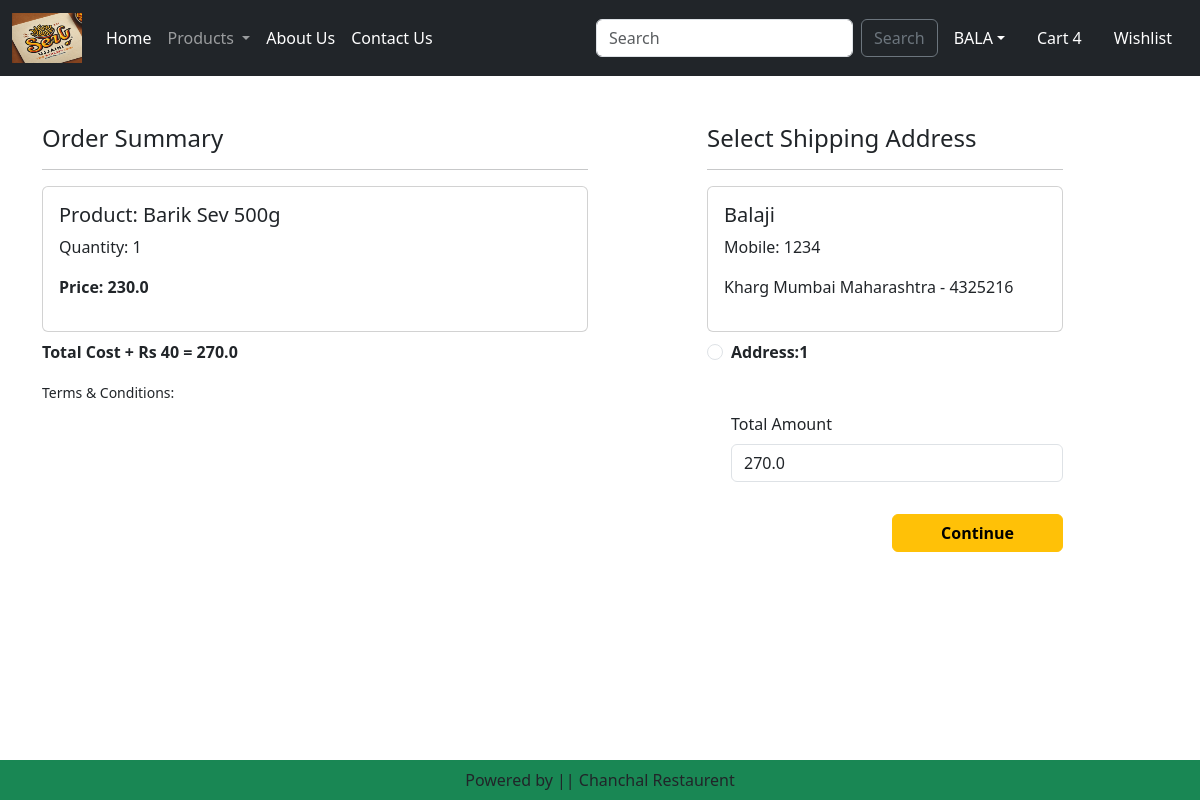
/checkout/ (signed in), run on an earlier commit of the app's database.
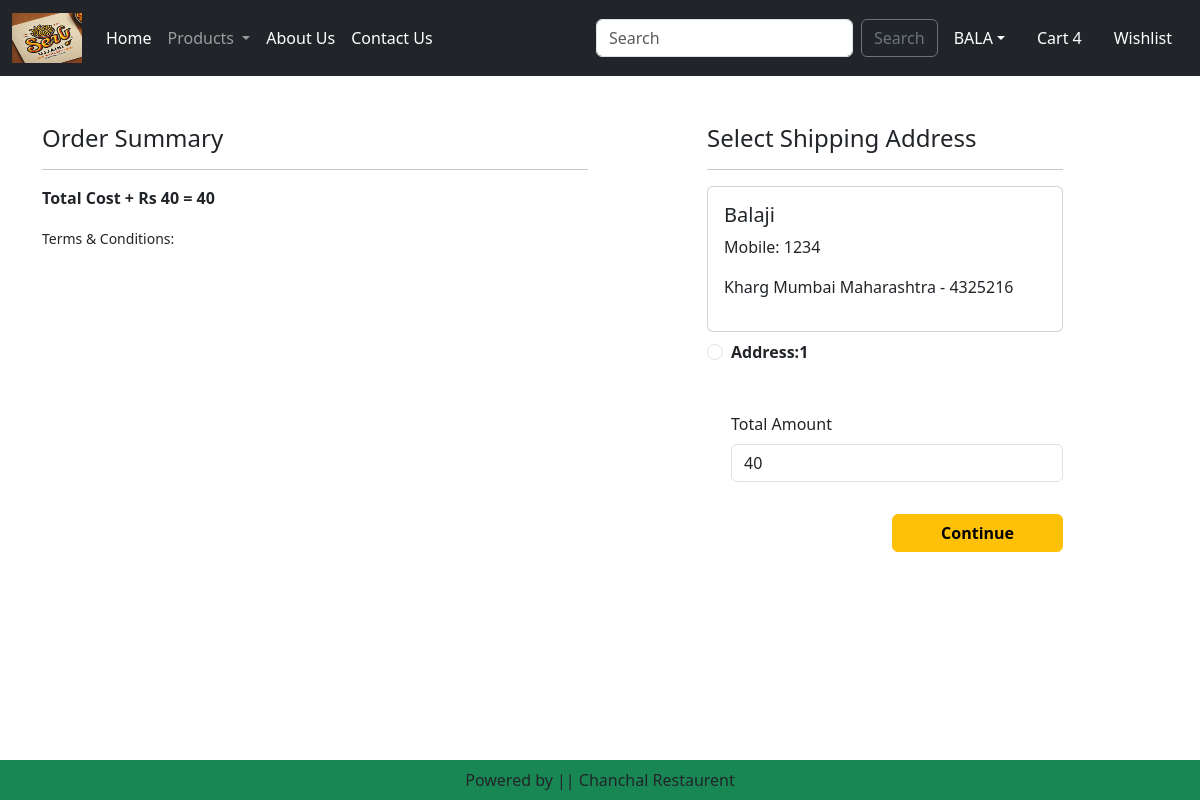
And on a later commit of the database.
### home/models.py (models this page shows, shortened)
class Cart(models.Model):
    product = models.ForeignKey(Product, on_delete=models.CASCADE)
    user = models.ForeignKey(User, on_delete=models.CASCADE)
    quantity = models.PositiveIntegerField(default=1)

class Product(models.Model):
    title = models.CharField(max_length=100)
    sp = models.FloatField()
    dp = models.FloatField()
    desc = models.TextField()
    composition = models.TextField(default='')
    prodapp = models.TextField(default='')
    category = models.CharField(choices=CATEGORY_CHOICES, max_length=2)
    product_image = models.ImageField(upload_to='product')

class Customer(models.Model):
    user = models.ForeignKey(User, on_delete=models.CASCADE)
    name = models.CharField(max_length=200)
    locality = models.CharField(max_length=200)
    city = models.CharField(max_length=50)
    mobile = models.PositiveIntegerField(default=0)
    zipcode = models.PositiveIntegerField()
    state = models.CharField(choices=STATE_CHOICES, max_length=100)

### home/views.py (the view)
# urls.py: path('checkout/', views.Check_out.as_view(), name='checkout'),
class Check_out(View):
    def get(self, request):
        user = request.user
        add = Customer.objects.filter(user=user)
        cart_items = Cart.objects.filter(user=user)
        famount = 0
        for p in cart_items:
            value = p.quantity * p.product.dp
            famount = famount + value
        totalamount = famount + 40
        return render(request, 'home/checkout.html', locals())

### home/templates/home/checkout.html (shortened to what this page needs)
{% extends 'home/base.html' %}
{% load static %}
{% block main-content %}
<div class="container">
    <div class="row mt-5">
        <div class="col-sm-6">
            <h4>Order Summary</h4>
            <hr>
            {% for item in cart_items %}
            <div class="card mb-2">
                <div class="card-body">
                    <h5>Product: {{item.product.title}}</h5>
                    <p>Quantity: {{item.quantity}}</p>
                    <p class="fw-bold">Price: {{item.product.dp}}</p>
                </div>
            </div>
            {% endfor %}
            <p class="fw-bold">Total Cost + Rs 40 = {{totalamount}}</p>
            <small>Terms & Conditions: </small>
        </div>
        <div class="col-sm-4 offset-sm-1">
            <h4>Select Shipping Address</h4>
            <hr>
            {% if add %}
            <form method="post" id="myform">
                {% for ad in add %}
                <div class="card">
                    <div class="card-body">
                        <h5>{{ad.name}}</h5>
                        <p>Mobile: {{ad.mobile}}</p>
                        <p>{{ad.locality}} {{ad.city}} {{ad.state}} - {{ad.zipcode}}</p>
                    </div>
                </div>
                <div class="form-check mt-2 mb-5">
                    <input class="form-check-input" type="radio" name="custid" id="custadd{{forloop.counter}}" value="{{ad.id}}">
                    <label class="form-check-label fw-bold" for="custadd{{forloop.counter}}">
                        Address:{{forloop.counter}}</label>
                </div>
                {% endfor %}
                <div class="form-check mb-3">
                    <label class="form-label" for="totamount">Total Amount</label>
                    <input class="form-control" type="number" name="totamount" value={{totalamount}} readonly>
                </div>
                <div class="text-end">
                    <button type="submit" class="btn btn-warning mt-3 px-5 fw-bold">Continue</button>
                </div>
            </form>
            {% else %}
            <div class="col-sm-8 border-end">
                <ul class="list-unstyled">
                    <li class="d-grid"><a href="{% url 'profile' %}" class="btn btn-primary">Add Address</a></li>
                </ul>
            </div>
            {% endif %}
        </div>
    </div>
</div>
{% endblock main-content %}

What changed in the data, as far as the page shows it:
removed Cart: product "Barik Sev 500g", quantity "1", product.dp "230.0"
Also different on the page:
{{ totalamount }}: "270.0" → "40"
form field totamount: "270.0" → "40"
